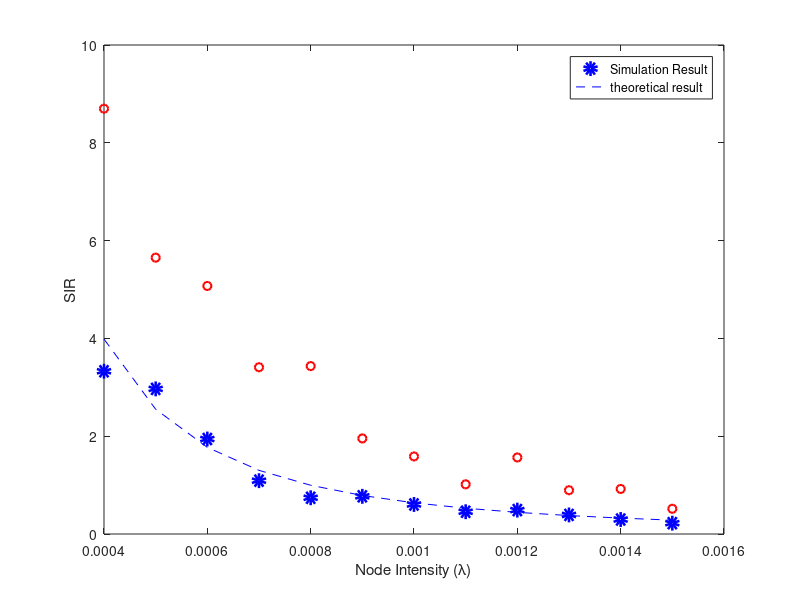

Source code (MATLAB):
clear all
clc

% created by Z.K.Yang, 11/04
% this file is for verifying fitness of the
% simulation and the theoretical result

%% parameter setting
lambda = 4e-4:1e-4:15e-4;
SimRad=500;
SimArea=SimRad^2*pi;

sam = 1e5;
NumSam=50;
NumDrops=50;
% D0=20;
D0 = 15 + 10 * rand(1,NumSam);

alpha=4;
P=1;

D = 15 + 10 * rand(1,sam);
G = exprnd(1,1,sam);
H = exprnd(1,1,sam);

v1 = 2.5;
v2 = 5;
%% main simulation part
for m=1:length(lambda)
    MeanTX=round(lambda(m)*SimArea);
    NumTX=poissrnd(MeanTX,1,NumDrops); 
    temp=0; % this is for original 
    temp2 = 0 ;% this is for pc
	for k=1:NumDrops
		Rad=sqrt(rand(1,NumTX(k)))*SimRad;
		Ang=rand(1,NumTX(k))*2*pi;
		Xt=Rad.*cos(Ang)+j*Rad.*sin(Ang);

		H0=exprnd(1,1,NumSam);
		S0=H0.*D0.^(-alpha); % signal power
		Ht=exprnd(1,NumTX(k),NumSam);
		I0=abs(Xt).^(-alpha)*Ht; %interference power
		SIR0=S0./I0;  

		P0 = H0.^(v1).* D0.^(v2);
		Dt = 15 + 10 * rand(NumTX(k),NumSam);
		S1_sim = P0 .*S0;
		I1_sim = abs(Xt).^(-alpha)*(Ht.^(1+v1).*Dt.^(v2));
		SIR1_sim = S1_sim./I1_sim;

		temp=temp+ mean(SIR0);
		temp2 = temp2 +mean(SIR1_sim);

		% temp=temp+ mean(S0) / mean(I0);
		% temp2 = temp2 +mean(S1_sim) / mean(I1_sim);

	end
	q(m)=temp/NumDrops;
	q2(m)=temp2/NumDrops;
end

%% main code - mean SIR, theoretical result
S1 = P * mean(H) * mean(D.^(-alpha)) * gamma(1+alpha/2);
I1 = ( pi * lambda * gamma(1-2/alpha) * mean(P^(2/alpha)) * mean(G.^(2/alpha)) ).^(alpha/2);
SIR1 = S1./I1;

%% main code - mean SIR, power control policy
S2 = mean(H.^(v1+1)) * mean(D.^(v2-alpha)) * gamma(1+alpha/2);
I2 = ( pi * lambda * gamma(1-2/alpha) * mean( ( (H.^(v1)) .* (D.^(v2)) ).^(2/alpha) ) * mean(G.^(2/alpha)) ).^(alpha/2);
SIR2 = S2./I2;

%% plot section
plot(lambda,q,'ob','LineWidth',5); % q simulation,original
hold on
plot(lambda,SIR1,'b--'); % theoretical, origin
hold on
plot(lambda,q2,'or','LineWidth',1.5); % simulation, pc
hold on
% plot(lambda,SIR2,'r--'); % theoretical, pc

grid on
legend('Simulation Result','theoretical result');
xlabel('Node Intensity (\lambda)');
ylabel('SIR');
grid;